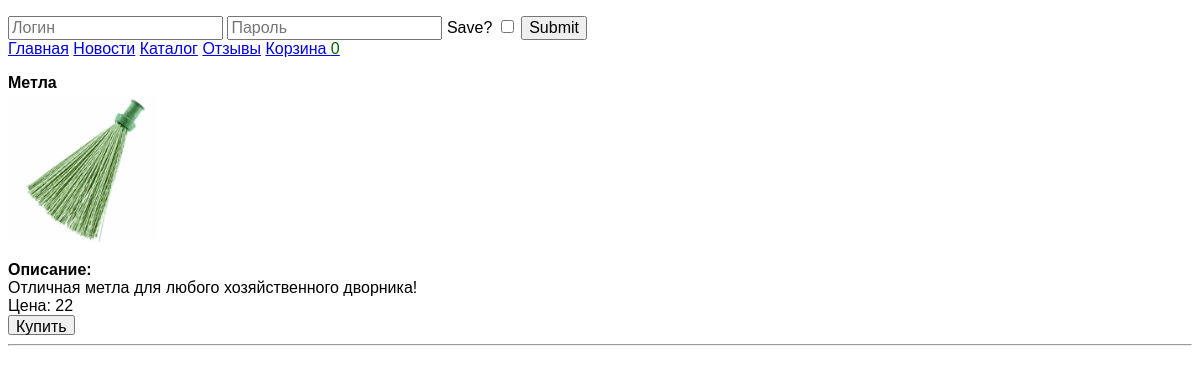
Page /item/1 on the committed database.
### tables this page shows
CREATE TABLE `goods` (
  `id` int(11) NOT NULL,
  `image` text NOT NULL,
  `name` text NOT NULL,
  `description` text NOT NULL,
  `price` int(11) NOT NULL
);

### engine/db.php (called while the page is built, shortened)
<?php
function getDb() {
    static $db = null;
    if (is_null($db)) {
        $db = @mysqli_connect(HOST, USER, PASS, DB) or die("Could not connect: " . mysqli_connect_error());
    }
    return $db;
}
function getAssocResult($sql)
{
    $db = getDb();
    $result = @mysqli_query($db, $sql) or die(mysqli_error($db));
    $array_result = [];
    while ($row = mysqli_fetch_assoc($result))
        $array_result[] = $row;
    return $array_result;
}

### engine/goods.php (called while the page is built, shortened)
<?php
function getOneGood($id) {
    $id = (int)$id;
    $sql = "SELECT * FROM goods WHERE id = {$id}";
    $result = getAssocResult($sql)[0];
    return $result;
}

### engine/controller.php (called while the page is built, shortened)
<?php
function prepareVariables($page, $action, $id)
{
    $params = [];
    $params['allow'] = false;
    $params['admin'] = false;
    $params['count'] = getBasketCount();
    switch ($page) {
        case 'item':
            $params['good'] = getOneGood($id);
            break;
    }
    return $params;
}

### views/item.php (the view)
<div>
    <b><?=$good['name']?></b><br>
    <img width="150" src="/img/<?=$good['image']?>" alt=""></a><br>
    <b>Описание:</b><br> <?=$good['description']?><br>
    Цена: <?=$good['price']?><br>
    <button class="buy" data-id="<?=$good['id']?>">Купить</button><hr>
</div>

### public/css/my.css (style rules this page uses)
html * { font-size: 1em !important; font-family: Arial !important; }
button { height: 20px; }

### rows in the picture
goods: name "Метла", image (picture), description "Отличная метла для любого хозяйственного дворника!", price "22"

### other values in the picture
$count "0"
